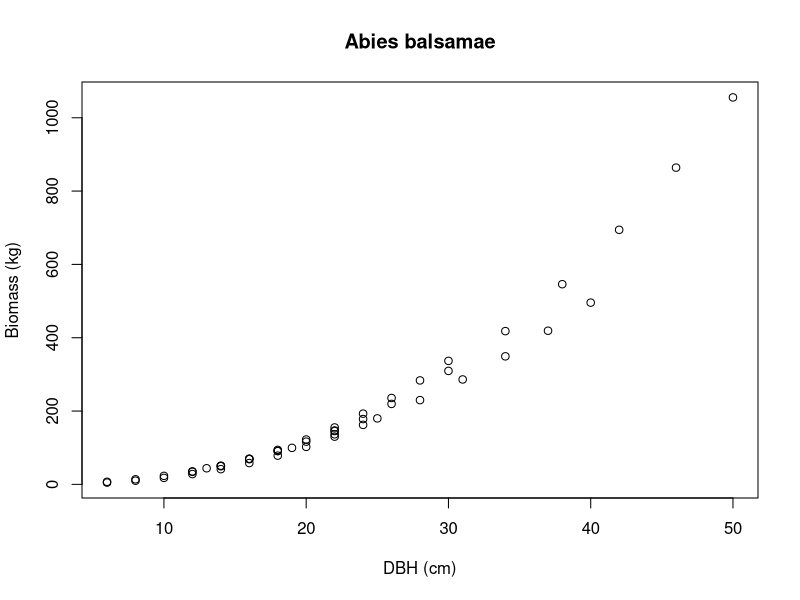
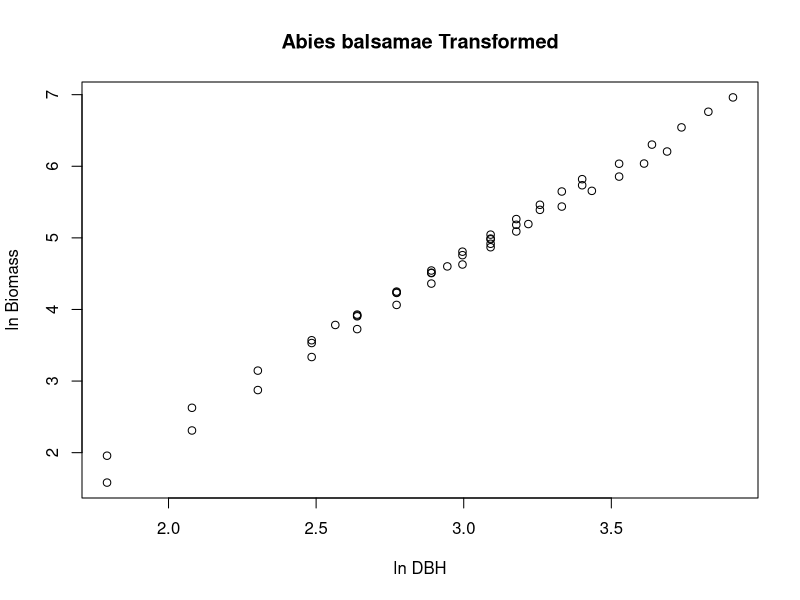
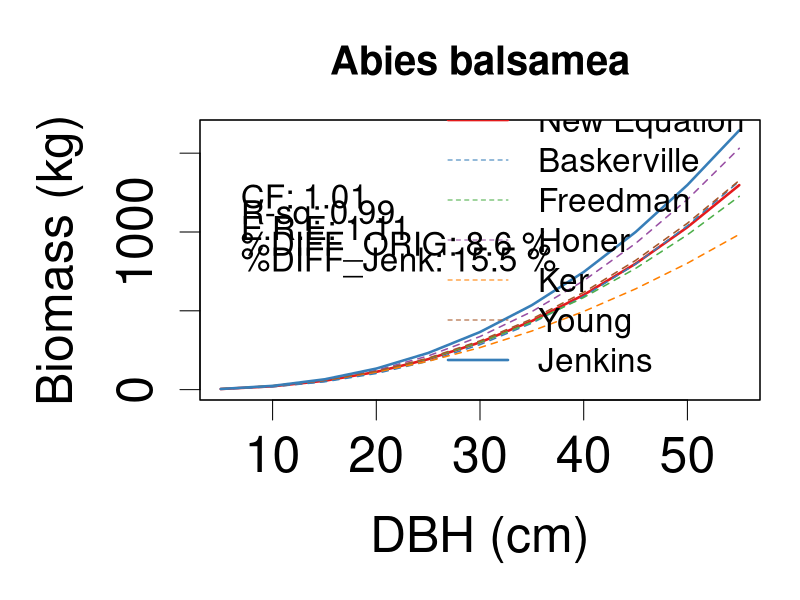

The R source for these figures, in order:
#Abies balsamea
#Simulate biomass values for a set of regional biomass equations.
library(RColorBrewer)
color.pal <- brewer.pal(n=9, name="Set1")


#Simulate biomass allometric equations along the range of diameters used in the original
#publication. Atleast 10 points each.

#Baskerville 1965 (New Brunswick)
#Range:2.54 - 25.4 cm
eq1 <- data.frame(location = "New Brunswich",
                  source = "Baskerville 1965",
                  dbh=seq(from=6, to=25, by=2))
eq1$est_kg = (10^(0.086 + 2.53*(log10(eq1$dbh/2.54))))/2.205

View(eq1)


#Freedman et al 1982 (Nova Scotia)
#Range: 2.5 - 28.3 cm
eq2 <- data.frame(location = "Nova Scotia",
                  source = "Freedman et al 1982",
                  dbh=seq(from=6, to=25, by=2))
eq2$est_kg = 1.02 * exp(-2.2304 + 2.3263*(log(eq2$dbh)))

#Ker 1984
#Range: 0.1 - 40 cm
eq3 <- data.frame(location = "NC & NB",
                  source = "Ker 1984",
                  dbh=seq(from=13, to=40, by=3))
eq3$est_kg <- 0.1746*(eq3$dbh^(2.1555))

#Honer 1971 (Ontario)
#Range:10.16 - 33.02 cm.
#This equation gives the biomass of trees above a 6 in stump. 
eq4 <- data.frame(location = "Ontario",
                  source = "Honer 1971",
                  dbh=seq(from=12, to=30, by=2))
eq4$est_kg <- exp(0.4441 + 2.4975*log(eq4$dbh/2.54))/2.205


#Young et al 1980 (Maine)
#Range: 2.54 - 50.80cm
#This equation gives the biomass of trees above a 6 in stump.
eq5 <- data.frame(location = "Maine",
                  source = "Young et al 1980",
                  dbh=seq(from=14, to=50, by=4))
eq5$est_kg <- exp(0.5958 + 2.4017*(log(eq5$dbh/2.54)))/2.205


#Combine simulated pseudo-data and view in a scatter plot
psd_data <- rbind(eq1, eq2, eq3, eq4, eq5)
plot(est_kg ~ dbh, data=psd_data, pty=3, 
     main = "Abies balsamae", xlab = "DBH (cm)", ylab="Biomass (kg)")
plot(log(est_kg) ~ log(dbh), data=psd_data, pty=3,
     main = "Abies balsamae Transformed", xlab = "ln DBH", ylab="ln Biomass")


#Perform OLS regression on the ln transformed pseudodata
abies_new <- lm(log(est_kg) ~ log(dbh), data=psd_data)
summary(abies_new)
aov <- anova(abies_new)
b0 <- abies_new$coefficients[1]
b1 <- abies_new$coefficients[2]

#Assign MSE and RMSE values
MSE <- aov$`Mean Sq`[2]
RMSE <- sqrt(MSE)
(r2 <- summary(abies_new)$r.squared)

#Calculate and view the estimated relative error (E.R.E)
(ere <- exp(RMSE)) 

#Calculate and view the correction factor
(CF <- exp(MSE/2))

psd_data$new_est <- round(exp(b0 + b1*log(psd_data$dbh)), 2) * CF
psd_data$jenkins <- exp(-2.5385 + 2.4814*log(psd_data$dbh))
psd_data$abs_diff <- abs((psd_data$est_kg-psd_data$new_est)/psd_data$est_kg)
psd_data$jenk_diff <- abs((psd_data$jenkins-psd_data$new_est)/psd_data$jenkins)

#Calculate mean percent difference between NE equation all regional equations
(mean_diff <- mean(psd_data$abs_diff))

#Calcualte mean percent difference between NE equation and jenkins equation
(jenk_diff <- mean(psd_data$jenk_diff))

#Simulate new equation, original equations, and Jenkins equation along the range of
#tree diameters in the CFI dataset.

dbh <- seq(from=5, to=55, by=5)
#Allometric Equations
baskerville <- (10^(0.086 + 2.53*(log10(dbh/2.54))))/2.205
freedman <- (exp(-2.2304 + 2.3263*log(dbh)))*1.02
honer <- (exp(0.4441 + 2.4975*log(dbh/2.54)))/2.205
ker <- 0.1746*(dbh^2.1555) 
young <- exp(0.5958 + 2.4017*log(dbh/2.54))/2.205 
jenkins <- exp(-2.5385 + 2.4814*log(dbh))
new <- (exp(b0 + b1*log(dbh)))*CF

#Plot new equation in comparison with original equations, along with fit statistcs
jpeg("C:/R Projects/Biomass_Modeling/Figures/Abies_balsameae.jpg", 
     width=18, height=10, units="in", res=72)
par(mar=c(5,5,3,1), lwd=1.5, cex=2, cex.lab=1.5, cex.axis=1.5)
plot(new ~ dbh, type="l", ylim=c(0,max(jenkins)), col=color.pal[1], lwd=2.5,
     main="Abies balsamea", xlab="DBH (cm)", ylab="Biomass (kg)")
lines(dbh, baskerville, lty=2, col=color.pal[2])
lines(dbh, freedman, lty=2, col=color.pal[3])
lines(dbh, honer, lty=2, col=color.pal[4])
lines(dbh, ker, lty=2, col=color.pal[5])
lines(dbh, young, lty=2, col=color.pal[7])
lines(dbh, jenkins, col=color.pal[2], lty=1, lwd=2.5)

legend("bottomright", 
       legend = c("New Equation", "Baskerville", "Freedman", "Honer", "Ker", "Young", "Jenkins"), 
       bty="n", lty=c(1,2,2,2,2,2,1), cex=1,
       lwd = c(2.5, 1, 1, 1, 1, 1, 2.5),
       col=c(color.pal[1:5], color.pal[7], color.pal[2]))
text(x=5, y=1200, pos=4, labels=paste("CF:", round(CF, 2), sep=" "), cex=1)
text(x=5, y=1100, pos=4, labels=paste("R-sq:", round(r2, 2), sep=" "), cex=1)
text(x=5, y=1000, pos=4, labels=paste("E.R.E:", round(ere, 2), sep=" "), cex=1)
text(x=5, y=900, pos=4, labels=paste("%DIFF_ORIG:", round(mean_diff * 100, 1), "%", sep=" "), cex=1)
text(x=5, y=800, pos=4, labels=paste("%DIFF_Jenk:", round(jenk_diff * 100, 1), "%", sep=" "), cex=1)
dev.off()
